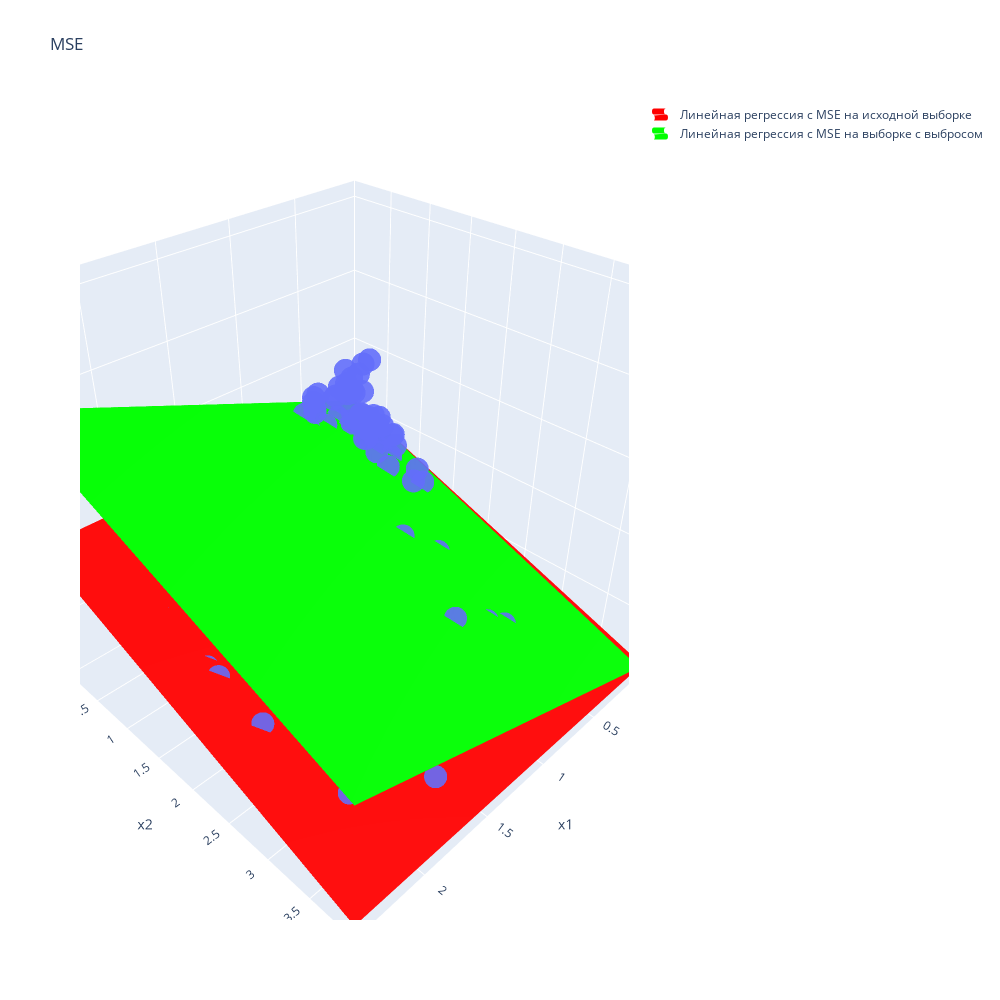

Source (notebook cell):
### Markdown cell above
Построим предсказания моделей, обученных на исходных и на зашумленных выборках:

### Code cell
zn_l2_ok = xn * w_grad_l2_ok[0] + yn * w_grad_l2_ok[1]
zn_l2_out = xn * w_grad_l2_out[0] + yn * w_grad_l2_out[1]
fig = px.scatter_3d(
    df, x='x1', y='x2', z='y', opacity=0.9, width=1000, height=1000, range_x=(0, 2.5), range_y=(0, 4),
    title='MSE',
)
fig.add_trace(
    go.Surface(
        x=xs, y=ys, z=zn_l2_ok, showscale=False, opacity=1, name='Линейная регрессия с MSE на исходной выборке',
        colorscale = [[0, 'rgb(255,0,0)'], [1, 'rgb(255,0,0)']], showlegend=True))
fig.add_trace(
    go.Surface(
        x=xs, y=ys, z=zn_l2_out, showscale=False, opacity=1, name='Линейная регрессия с MSE на выборке с выбросом',
        colorscale = [[0, 'rgb(0,255,0)'], [1, 'rgb(0,255,0)']], showlegend=True))
fig.show()

### Figure 1 — Plotly figure (JSON) as saved in the notebook; plotly's stock layout.template omitted (floating-point values rounded to 4 significant figures; data arrays with more than 128 entries replaced by an {"elided": "..."} marker saying what was removed)
{"data": [{"hovertemplate": "x1=%{x}<br>x2=%{y}<br>y=%{z}<extra></extra>", "legendgroup": "", "marker": {"color": "#636efa", "opacity": 0.9, "symbol": "circle"}, "mode": "markers", "name": "", "scene": "scene", "showlegend": false, "type": "scatter3d", "x": {"elided": "406 float values"}, "y": {"elided": "406 float values"}, "z": {"elided": "406 float values"}}, {"colorscale": [[0, "rgb(255,0,0)"], [1, "rgb(255,0,0)"]], "name": "Линейная регрессия с MSE на исходной выборке", "opacity": 1, "showlegend": true, "showscale": false, "type": "surface", "x": [0, 0.4444, 0.8889, 1.333, 1.778, 2.222, 2.667, 3.111, 3.556, 4], "y": [0, 0.4444, 0.8889, 1.333, 1.778, 2.222, 2.667, 3.111, 3.556, 4], "z": [[0, 0.2574, 0.5147, 0.7721, 1.029, 1.287, 1.544, 1.802, 2.059, 2.316], [-3.989, -3.732, -3.474, -3.217, -2.959, -2.702, -2.445, -2.187, -1.93, -1.673], [-7.978, -7.72, -7.463, -7.206, -6.948, -6.691, -6.434, -6.176, -5.919, -5.662], [-11.97, -11.71, -11.45, -11.19, -10.94, -10.68, -10.42, -10.17, -9.908, -9.65], [-15.96, -15.7, -15.44, -15.18, -14.93, -14.67, -14.41, -14.15, -13.9, -13.64], [-19.94, -19.69, -19.43, -19.17, -18.92, -18.66, -18.4, -18.14, -17.89, -17.63], [-23.93, -23.68, -23.42, -23.16, -22.9, -22.65, -22.39, -22.13, -21.87, -21.62], [-27.92, -27.66, -27.41, -27.15, -26.89, -26.64, -26.38, -26.12, -25.86, -25.61], [-31.91, -31.65, -31.4, -31.14, -30.88, -30.62, -30.37, -30.11, -29.85, -29.59], [-35.9, -35.64, -35.39, -35.13, -34.87, -34.61, -34.36, -34.1, -33.84, -33.58]]}, {"colorscale": [[0, "rgb(0,255,0)"], [1, "rgb(0,255,0)"]], "name": "Линейная регрессия с MSE на выборке с выбросом", "opacity": 1, "showlegend": true, "showscale": false, "type": "surface", "x": [0, 0.4444, 0.8889, 1.333, 1.778, 2.222, 2.667, 3.111, 3.556, 4], "y": [0, 0.4444, 0.8889, 1.333, 1.778, 2.222, 2.667, 3.111, 3.556, 4], "z": [[0, 6.773, 13.55, 20.32, 27.09, 33.87, 40.64, 47.41, 54.19, 60.96], [-4.047, 2.727, 9.5, 16.27, 23.05, 29.82, 36.59, 43.37, 50.14, 56.91], [-8.093, -1.32, 5.453, 12.23, 19.0, 25.77, 32.55, 39.32, 46.09, 52.87], [-12.14, -5.366, 1.407, 8.18, 14.95, 21.73, 28.5, 35.27, 42.05, 48.82], [-16.19, -9.413, -2.64, 4.134, 10.91, 17.68, 24.45, 31.23, 38.0, 44.77], [-20.23, -13.46, -6.686, 0.08711, 6.86, 13.63, 20.41, 27.18, 33.95, 40.73], [-24.28, -17.51, -10.73, -3.959, 2.814, 9.587, 16.36, 23.13, 29.91, 36.68], [-28.33, -21.55, -14.78, -8.006, -1.233, 5.541, 12.31, 19.09, 25.86, 32.63], [-32.37, -25.6, -18.83, -12.05, -5.279, 1.494, 8.267, 15.04, 21.81, 28.59], [-36.42, -29.65, -22.87, -16.1, -9.326, -2.553, 4.221, 10.99, 17.77, 24.54]]}], "layout": {"height": 1000, "legend": {"tracegroupgap": 0}, "scene": {"domain": {"x": [0, 1], "y": [0, 1]}, "xaxis": {"range": [0, 2.5], "title": {"text": "x1"}}, "yaxis": {"range": [0, 4], "title": {"text": "x2"}}, "zaxis": {"title": {"text": "y"}}}, "title": {"text": "MSE"}, "width": 1000}}
